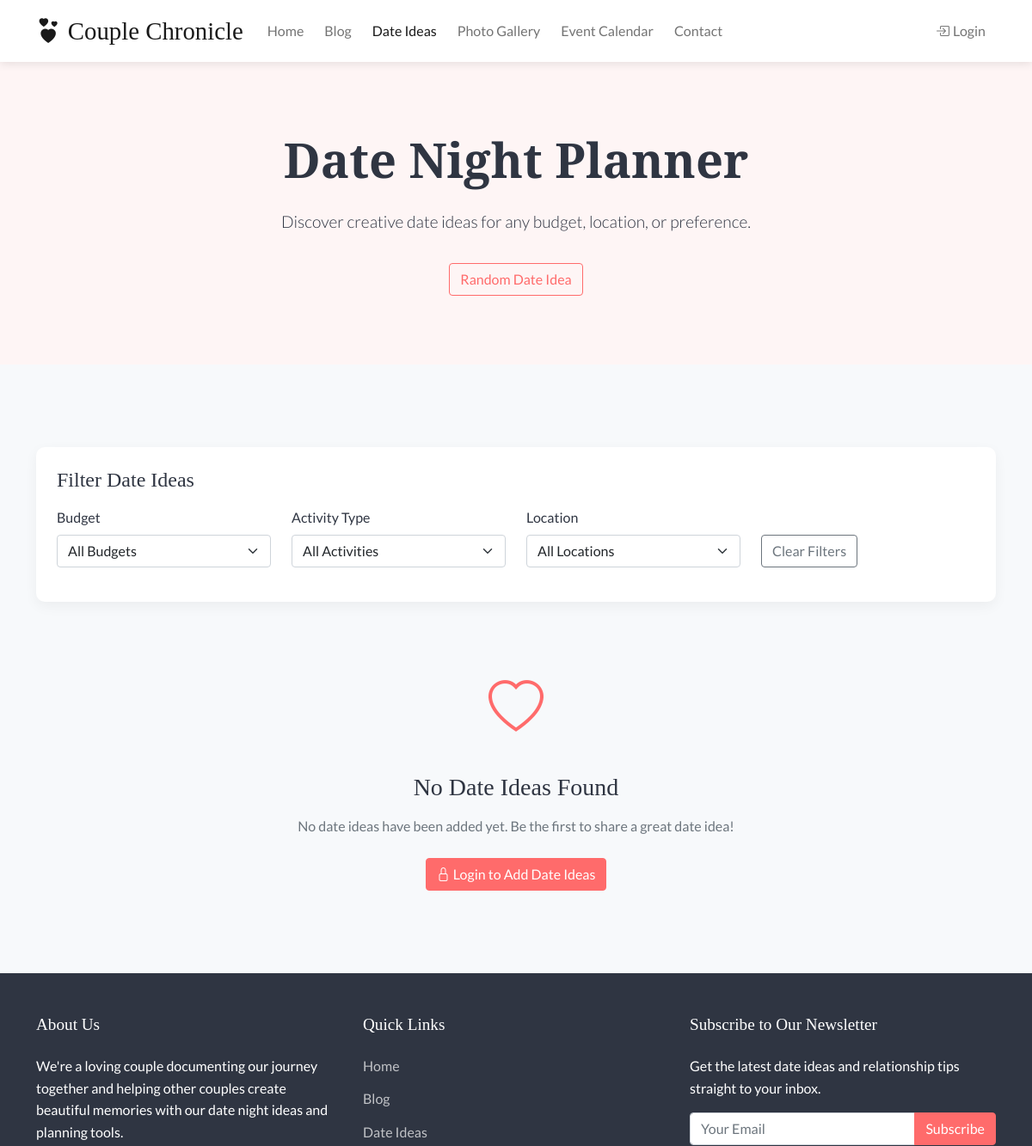
Page /date-planner/ (upper part) on the earlier database version.
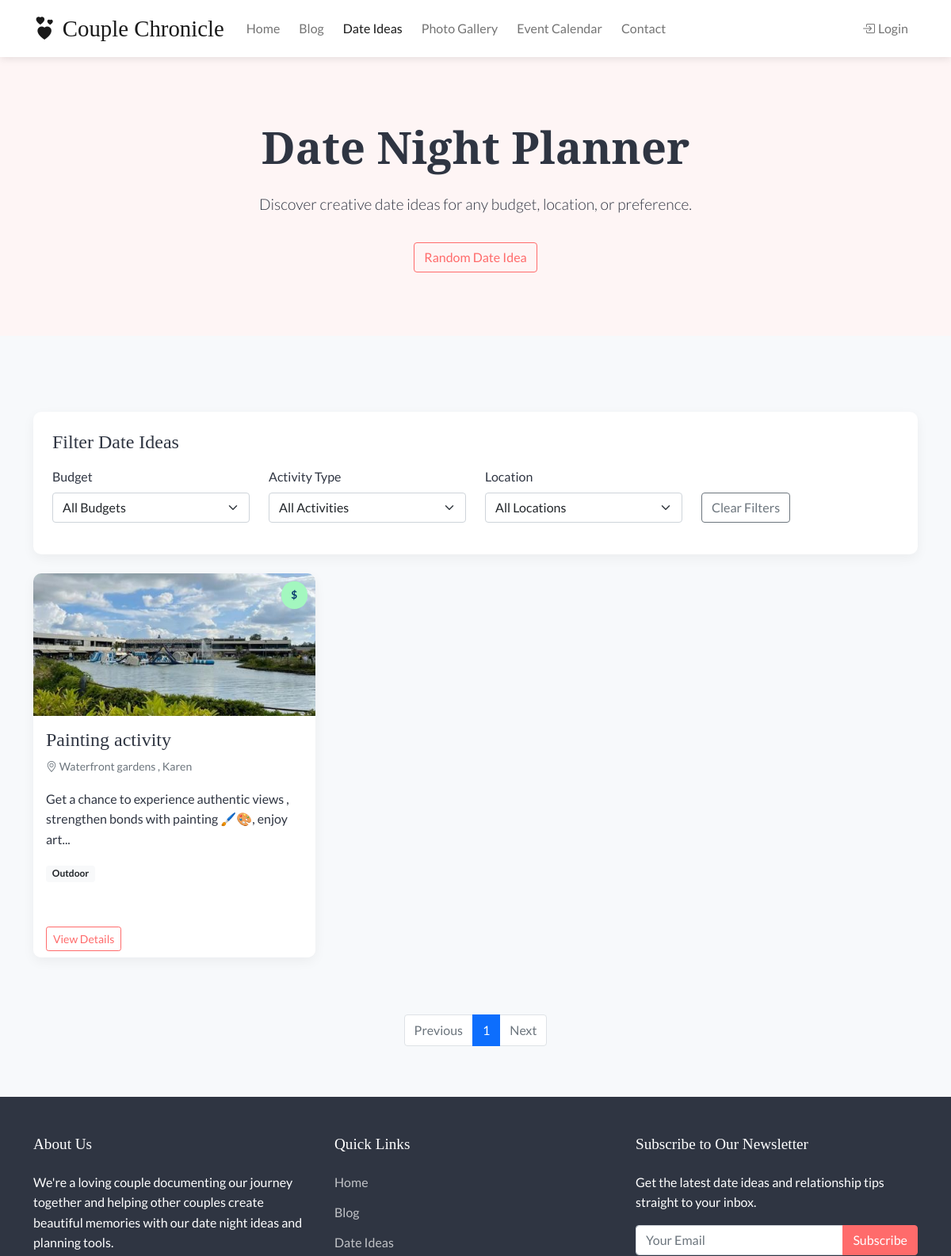
Same page on the later database version.
### models.py (models this page shows, shortened)
class DateIdea(db.Model):
    id = db.Column(db.Integer, primary_key=True)
    title = db.Column(db.String(120), nullable=False)
    description = db.Column(db.Text, nullable=False)
    location = db.Column(db.String(120))
    budget = db.Column(db.String(50))  # e.g., "Low", "Medium", "High"
    activity_type = db.Column(db.String(50))  # e.g., "Outdoor", "Indoor", "Restaurant", etc.
    image = db.Column(db.String(255))
    created_at = db.Column(db.DateTime, default=datetime.utcnow)
    user_id = db.Column(db.Integer, db.ForeignKey('user.id'), nullable=False)

### routes/date_planner.py (the view)
@date_planner_bp.route('/')
def index():
    page = request.args.get('page', 1, type=int)
    budget = request.args.get('budget')
    activity_type = request.args.get('activity_type')
    location = request.args.get('location')
    query = DateIdea.query
    if budget:
        query = query.filter_by(budget=budget)
    if activity_type:
        query = query.filter_by(activity_type=activity_type)
    if location:
        query = query.filter(DateIdea.location.ilike(f'%{location}%'))
    date_ideas = query.order_by(DateIdea.created_at.desc()).paginate(page=page, per_page=9)
    budgets = db.session.query(DateIdea.budget).distinct().all()
    budgets = [b[0] for b in budgets if b[0]]
    activity_types = db.session.query(DateIdea.activity_type).distinct().all()
    activity_types = [a[0] for a in activity_types if a[0]]
    locations = db.session.query(DateIdea.location).distinct().all()
    locations = [l[0] for l in locations if l[0]]
    return render_template(
        'date_planner/index.html',
        date_ideas=date_ideas,
        budgets=budgets,
        activity_types=activity_types,
        locations=locations,
        current_budget=budget,
        current_activity_type=activity_type,
        current_location=location
    )

### templates/date_planner/index.html (shortened to what this page needs)
{% extends 'base.html' %}
{% block content %}
<section class="hero text-center">
    <div class="container">
        <h1 class="display-4 fw-bold">Date Night Planner</h1>
        <p class="lead">Discover creative date ideas for any budget, location, or preference.</p>
        <div class="d-flex justify-content-center gap-3">
            <button id="randomIdeaBtn" class="btn btn-outline-primary">Random Date Idea</button>
        </div>
    </div>
</section>
<section class="container py-5">
    <div class="filter-section mb-4">
        <h4 class="mb-3">Filter Date Ideas</h4>
        <form id="dateIdeaFilters" method="GET" action="{{ url_for('date_planner.index') }}">
            <div class="row">
                <div class="col-md-3 mb-3">
                    <label for="budget" class="form-label">Budget</label>
                    <select name="budget" id="budget" class="form-select">
                        <option value="">All Budgets</option>
                    </select>
                </div>
                <div class="col-md-3 mb-3">
                    <label for="activity_type" class="form-label">Activity Type</label>
                    <select name="activity_type" id="activity_type" class="form-select">
                        <option value="">All Activities</option>
                    </select>
                </div>
                <div class="col-md-3 mb-3">
                    <label for="location" class="form-label">Location</label>
                    <select name="location" id="location" class="form-select">
                        <option value="">All Locations</option>
                    </select>
                </div>
                <div class="col-md-3 mb-3">
                    <label class="form-label d-block">&nbsp;</label>
                    <button type="button" id="clearFilters" class="btn btn-outline-secondary">Clear Filters</button>
                </div>
            </div>
        </form>
    </div>
    {% if date_ideas.items %}
        <div class="row">
            {% for idea in date_ideas.items %}
                <div class="col-lg-4 col-md-6 mb-4">
                    <div class="card date-idea-card h-100">
                        {% if idea.image %}
                            <img src="{{ url_for('static', filename=idea.image) }}" class="card-img-top" alt="{{ idea.title }}">
                        {% else %}
                            <div class="card-img-top bg-light d-flex align-items-center justify-content-center">
                                <i class="bi bi-heart" style="font-size: 3rem; color: #ccc;"></i>
                            </div>
                        {% endif %}
                        <span class="date-idea-badge budget-{{ idea.budget }}">
                            {% if idea.budget == 'low' %}
                                $
                            {% elif idea.budget == 'medium' %}
                                $$
                            {% elif idea.budget == 'high' %}
                                $$$
                            {% endif %}
                        </span>
                        <div class="card-body">
                            <h5 class="card-title">{{ idea.title }}</h5>
                            {% if idea.location %}
                                <p class="card-text text-muted small">
                                    <i class="bi bi-geo-alt"></i> {{ idea.location }}
                                </p>
                            {% endif %}
                            <p class="card-text">{{ idea.description|truncate(100) }}</p>
                            <div class="mt-2">
                                <span class="badge bg-light text-dark">{{ idea.activity_type|title }}</span>
                            </div>
                        </div>
                        <div class="card-footer bg-white border-0">
                            <div class="d-flex justify-content-between align-items-center">
                                <a href="{{ url_for('date_planner.detail', id=idea.id) }}" class="btn btn-sm btn-outline-primary">View Details</a>
                            </div>
                        </div>
                    </div>
                </div>
            {% endfor %}
        </div>
        <nav class="mt-5">
            <ul class="pagination justify-content-center">
                {% if date_ideas.has_prev %}
                    <li class="page-item">
                        <a class="page-link" href="{{ url_for('date_planner.index', page=date_ideas.prev_num, budget=current_budget, activity_type=current_activity_type, location=current_location) }}">Previous</a>
                    </li>
                {% else %}
                    <li class="page-item disabled">
                        <span class="page-link">Previous</span>
                    </li>
                {% endif %}
                {% for page_num in date_ideas.iter_pages(left_edge=1, right_edge=1, left_current=2, right_current=2) %}
                    {% if page_num %}
                        {% if page_num == date_ideas.page %}
                            <li class="page-item active">
                                <span class="page-link">{{ page_num }}</span>
                            </li>
                        {% else %}
                            <li class="page-item">
                                <a class="page-link" href="{{ url_for('date_planner.index', page=page_num, budget=current_budget, activity_type=current_activity_type, location=current_location) }}">{{ page_num }}</a>
                            </li>
                        {% endif %}
                    {% else %}
                        <li class="page-item disabled">
                            <span class="page-link">…</span>
                        </li>
                    {% endif %}
                {% endfor %}
                {% if date_ideas.has_next %}
                    <li class="page-item">
                        <a class="page-link" href="{{ url_for('date_planner.index', page=date_ideas.next_num, budget=current_budget, activity_type=current_activity_type, location=current_location) }}">Next</a>
                    </li>
                {% else %}
                    <li class="page-item disabled">
                        <span class="page-link">Next</span>
                    </li>
                {% endif %}
            </ul>
        </nav>
    {% else %}
        <div class="text-center py-5">
            <i class="bi bi-heart" style="font-size: 4rem; color: var(--primary-color);"></i>
            <h3 class="mt-4 mb-3">No Date Ideas Found</h3>
            <p class="text-muted mb-4">
                {% if current_budget or current_activity_type or current_location %}
                    No date ideas match your filter criteria. Try adjusting your filters or adding new date ideas.
                {% else %}
                    No date ideas have been added yet. Be the first to share a great date idea!
                {% endif %}
            </p>
            {% if current_user.is_authenticated %}
                <a href="{{ url_for('date_planner.create') }}" class="btn btn-primary">
                    <i class="bi bi-plus-lg"></i> Add a Date Idea
                </a>
            {% else %}
                <a href="{{ url_for('admin.login') }}" class="btn btn-primary">
                    <i class="bi bi-lock"></i> Login to Add Date Ideas
                </a>
            {% endif %}
        </div>
    {% endif %}
</section>
{% endblock %}

### templates/base.html (shortened to what this page needs)
<!DOCTYPE html>
<html lang="en">
<head>
    <link href="https://cdn.jsdelivr.net/npm/bootstrap@5.1.3/dist/css/bootstrap.min.css" rel="stylesheet">
    <link rel="stylesheet" href="https://cdn.jsdelivr.net/npm/bootstrap-icons@1.8.1/font/bootstrap-icons.css">
    <link rel="stylesheet" href="{{ url_for('static', filename='css/style.css') }}">
    <link rel="stylesheet" href="{{ url_for('static', filename='css/custom.css') }}">
</head>
<body
    {% if current_user.is_authenticated %}
    data-logged-in="true"
    data-user-id="{{ current_user.id }}"
    data-is-admin="{% if current_user.is_admin %}true{% else %}false{% endif %}"
    {% else %}
    data-logged-in="false"
    {% endif %}>
    <nav class="navbar navbar-expand-lg navbar-light sticky-top">
        <div class="container">
            <a class="navbar-brand" href="{{ url_for('home.index') }}">
                <i class="bi bi-hearts me-2"></i>Couple Chronicle
            </a>
            <div class="collapse navbar-collapse" id="navbarNav">
                <ul class="navbar-nav me-auto">
                    <li class="nav-item">
                        <a class="nav-link {% if request.endpoint == 'home.index' %}active{% endif %}" href="{{ url_for('home.index') }}">Home</a>
                    </li>
                    <li class="nav-item">
                        <a class="nav-link {% if request.endpoint and request.endpoint.startswith('blog') %}active{% endif %}" href="{{ url_for('blog.index') }}">Blog</a>
                    </li>
                    <li class="nav-item">
                        <a class="nav-link {% if request.endpoint and request.endpoint.startswith('date_planner') %}active{% endif %}" href="{{ url_for('date_planner.index') }}">Date Ideas</a>
                    </li>
                    <li class="nav-item">
                        <a class="nav-link {% if request.endpoint and request.endpoint.startswith('gallery') %}active{% endif %}" href="{{ url_for('gallery.index') }}">Photo Gallery</a>
                    </li>
                    <li class="nav-item">
                        <a class="nav-link {% if request.endpoint and request.endpoint.startswith('calendar') %}active{% endif %}" href="{{ url_for('calendar.index') }}">Event Calendar</a>
                    </li>
                    <li class="nav-item">
                        <a class="nav-link {% if request.endpoint == 'contact.index' %}active{% endif %}" href="{{ url_for('contact.index') }}">Contact</a>
                    </li>
                </ul>
                <ul class="navbar-nav ms-auto">
                    {% if current_user.is_authenticated %}
                        {% if current_user.is_admin %}
                            <li class="nav-item">
                                <a class="nav-link {% if request.endpoint and request.endpoint.startswith('admin') %}active{% endif %}" href="{{ url_for('admin.dashboard') }}">
                                    <i class="bi bi-gear-fill me-1"></i>Admin
                                </a>
                            </li>
                        {% endif %}
                        <li class="nav-item">
                            <a class="nav-link" href="{{ url_for('admin.logout') }}">
                                <i class="bi bi-box-arrow-right me-1"></i>Logout
                            </a>
                        </li>
                    {% else %}
                        <li class="nav-item">
                            <a class="nav-link" href="{{ url_for('admin.login') }}">
                                <i class="bi bi-box-arrow-in-right me-1"></i>Login
                            </a>
                        </li>
                    {% endif %}
                </ul>
            </div>
        </div>
    </nav>
    <main>
        {% block content %}{% endblock %}
    </main>
    <footer>
        <div class="container">
            <div class="row">
                <div class="col-lg-4 col-md-6 mb-4 mb-md-0">
                    <h5>About Us</h5>
                    <p>We're a loving couple documenting our journey together and helping other couples create beautiful memories with our date night ideas and planning tools.</p>
                </div>
                <div class="col-lg-4 col-md-6 mb-4 mb-md-0">
                    <h5>Quick Links</h5>
                    <ul class="list-unstyled footer-links">
                        <li><a href="{{ url_for('home.index') }}">Home</a></li>
                        <li><a href="{{ url_for('blog.index') }}">Blog</a></li>
                        <li><a href="{{ url_for('date_planner.index') }}">Date Ideas</a></li>
                    </ul>
                </div>
                <div class="col-lg-4 col-md-12">
                    <h5>Subscribe to Our Newsletter</h5>
                    <p>Get the latest date ideas and relationship tips straight to your inbox.</p>
                    <form>
                        <div class="input-group mb-3">
                            <input type="email" class="form-control" placeholder="Your Email" required>
                            <button class="btn btn-primary" type="submit">Subscribe</button>
                        </div>
                    </form>
                </div>
            </div>
        </div>
    </footer>
</body>
</html>

Differences in the rows shown:
added DateIdea: image (picture), title "Painting activity", location "Waterfront gardens , Karen", description "Get a chance to experience authentic views , strengthen bonds with painting 🖌️🎨, enjoy art...", activity_type "Outdoor"
Other differences:
text no longer shown: "No Date Ideas Found No date ideas have been added yet. Be the first to share a great date idea! Login to Add Date Ideas"
text now shown: "Previous Next"
new list line: "1"
